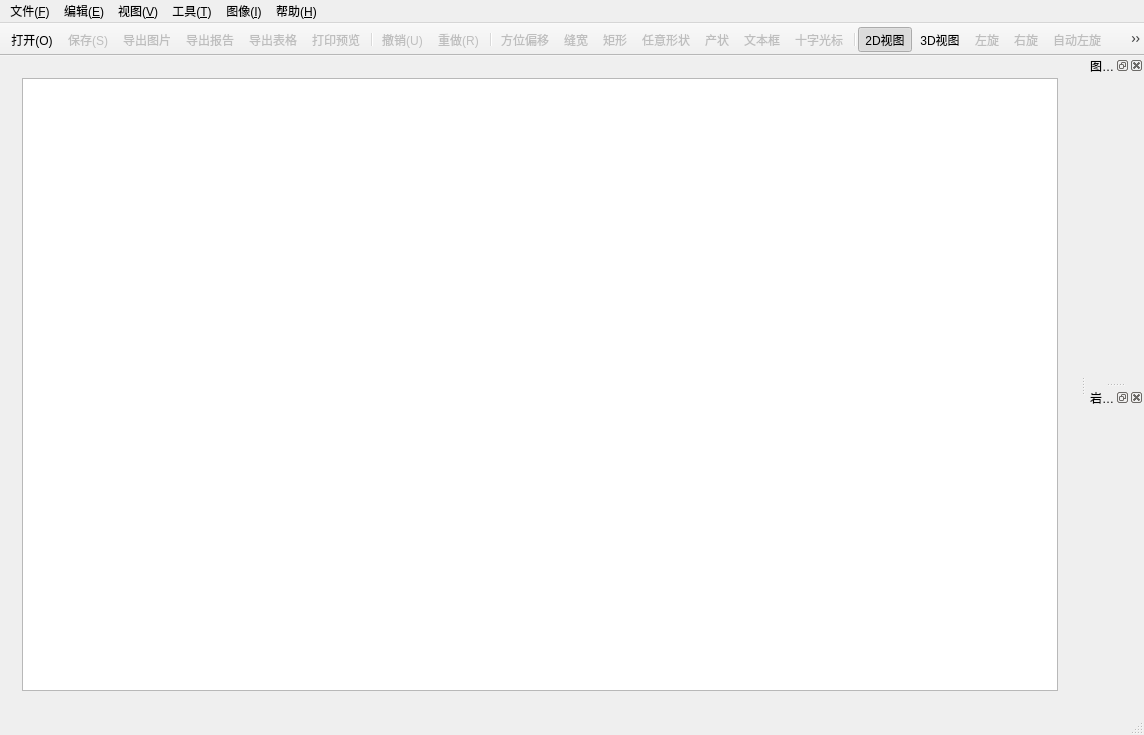
<?xml version="1.0" encoding="UTF-8"?>
<ui version="4.0">
 <class>MainWindow</class>
 <widget class="QMainWindow" name="MainWindow">
  <property name="geometry">
   <rect>
    <x>0</x>
    <y>0</y>
    <width>1144</width>
    <height>735</height>
   </rect>
  </property>
  <property name="windowTitle">
   <string>钻孔电视分析软件</string>
  </property>
  <property name="windowIcon">
   <iconset resource="res.qrc">
    <normaloff>:/res/images/IDT.ico</normaloff>:/res/images/IDT.ico</iconset>
  </property>
  <widget class="QWidget" name="centralWidget">
   <property name="font">
    <font>
     <family>微软雅黑</family>
     <pointsize>10</pointsize>
    </font>
   </property>
   <layout class="QHBoxLayout" name="horizontalLayout">
    <item>
     <widget class="QStackedWidget" name="stackedWidget">
      <property name="currentIndex">
       <number>0</number>
      </property>
      <widget class="QWidget" name="page2d">
       <layout class="QHBoxLayout" name="horizontalLayout_3">
        <item>
         <widget class="GraphicsView" name="graphicsView">
          <property name="dragMode">
           <enum>QGraphicsView::ScrollHandDrag</enum>
          </property>
         </widget>
        </item>
       </layout>
      </widget>
      <widget class="QWidget" name="page3d">
       <layout class="QHBoxLayout" name="layout3D">
        <item>
         <widget class="RollWidget" name="widget3D" native="true"/>
        </item>
       </layout>
      </widget>
     </widget>
    </item>
   </layout>
  </widget>
  <widget class="QMenuBar" name="menuBar">
   <property name="geometry">
    <rect>
     <x>0</x>
     <y>0</y>
     <width>1144</width>
     <height>23</height>
    </rect>
   </property>
   <widget class="QMenu" name="menuFile">
    <property name="title">
     <string>文件(&amp;F)</string>
    </property>
    <widget class="QMenu" name="recentMenu">
     <property name="title">
      <string>最近的文件(&amp;R)</string>
     </property>
     <addaction name="actionClean"/>
    </widget>
    <widget class="QMenu" name="menuExport">
     <property name="enabled">
      <bool>true</bool>
     </property>
     <property name="title">
      <string>导出</string>
     </property>
     <addaction name="actionExportImage"/>
     <addaction name="actionExportWord"/>
     <addaction name="actionExportExcel"/>
    </widget>
    <addaction name="actionOpen"/>
    <addaction name="actionSave"/>
    <addaction name="actionSaveAs"/>
    <addaction name="actionClose"/>
    <addaction name="recentMenu"/>
    <addaction name="separator"/>
    <addaction name="menuExport"/>
    <addaction name="actionPrint"/>
    <addaction name="separator"/>
    <addaction name="actionExit"/>
   </widget>
   <widget class="QMenu" name="menuEdit">
    <property name="title">
     <string>编辑(&amp;E)</string>
    </property>
    <addaction name="actionUndo"/>
    <addaction name="actionRedo"/>
    <addaction name="separator"/>
    <addaction name="actionCut"/>
    <addaction name="actionCopy"/>
    <addaction name="actionPaste"/>
    <addaction name="actionDelete"/>
    <addaction name="separator"/>
    <addaction name="actionSelectAll"/>
   </widget>
   <widget class="QMenu" name="menuTool">
    <property name="title">
     <string>工具(&amp;T)</string>
    </property>
    <addaction name="actionShift"/>
    <addaction name="actionSlitWidth"/>
    <addaction name="actionRectangle"/>
    <addaction name="actionAnyShape"/>
    <addaction name="actionOccurrence"/>
    <addaction name="actionTextbox"/>
    <addaction name="actionCross"/>
   </widget>
   <widget class="QMenu" name="menuImage">
    <property name="title">
     <string>图像(&amp;I)</string>
    </property>
    <addaction name="action2DView"/>
    <addaction name="action3DView"/>
    <addaction name="separator"/>
    <addaction name="actionLeftSpin"/>
    <addaction name="actionRightSpin"/>
    <addaction name="actionAutoLeftSpin"/>
    <addaction name="actionAutoRightSpin"/>
    <addaction name="separator"/>
    <addaction name="actionZoomIn"/>
    <addaction name="actionZoomOut"/>
   </widget>
   <widget class="QMenu" name="menuView">
    <property name="title">
     <string>视图(&amp;V)</string>
    </property>
    <addaction name="actionProjectInfo"/>
    <addaction name="separator"/>
   </widget>
   <widget class="QMenu" name="helpMenu">
    <property name="title">
     <string>帮助(&amp;H)</string>
    </property>
    <addaction name="actionAbout"/>
    <addaction name="actionManual"/>
    <addaction name="actionContact"/>
   </widget>
   <addaction name="menuFile"/>
   <addaction name="menuEdit"/>
   <addaction name="menuView"/>
   <addaction name="menuTool"/>
   <addaction name="menuImage"/>
   <addaction name="helpMenu"/>
  </widget>
  <widget class="QToolBar" name="mainToolBar">
   <property name="windowTitle">
    <string>工具栏</string>
   </property>
   <property name="layoutDirection">
    <enum>Qt::LeftToRight</enum>
   </property>
   <property name="movable">
    <bool>false</bool>
   </property>
   <property name="orientation">
    <enum>Qt::Horizontal</enum>
   </property>
   <property name="iconSize">
    <size>
     <width>20</width>
     <height>20</height>
    </size>
   </property>
   <attribute name="toolBarArea">
    <enum>TopToolBarArea</enum>
   </attribute>
   <attribute name="toolBarBreak">
    <bool>false</bool>
   </attribute>
   <addaction name="actionOpen"/>
   <addaction name="actionSave"/>
   <addaction name="actionExportImage"/>
   <addaction name="actionExportWord"/>
   <addaction name="actionExportExcel"/>
   <addaction name="actionPrint"/>
   <addaction name="separator"/>
   <addaction name="actionUndo"/>
   <addaction name="actionRedo"/>
   <addaction name="separator"/>
   <addaction name="actionShift"/>
   <addaction name="actionSlitWidth"/>
   <addaction name="actionRectangle"/>
   <addaction name="actionAnyShape"/>
   <addaction name="actionOccurrence"/>
   <addaction name="actionTextbox"/>
   <addaction name="actionCross"/>
   <addaction name="separator"/>
   <addaction name="action2DView"/>
   <addaction name="action3DView"/>
   <addaction name="actionLeftSpin"/>
   <addaction name="actionRightSpin"/>
   <addaction name="actionAutoLeftSpin"/>
   <addaction name="actionAutoRightSpin"/>
  </widget>
  <widget class="QStatusBar" name="statusBar"/>
  <widget class="QDockWidget" name="dockWidgetImage">
   <property name="windowTitle">
    <string>图像管理</string>
   </property>
   <attribute name="dockWidgetArea">
    <number>2</number>
   </attribute>
   <widget class="ImageWidget" name="imageWidget"/>
  </widget>
  <widget class="QDockWidget" name="dockWidgetDefect">
   <property name="windowTitle">
    <string>岩芯描述</string>
   </property>
   <attribute name="dockWidgetArea">
    <number>2</number>
   </attribute>
   <widget class="DefectWidget" name="defectWidget"/>
  </widget>
  <action name="actionOpen">
   <property name="icon">
    <iconset resource="res.qrc">
     <normaloff>:/res/images/open.png</normaloff>:/res/images/open.png</iconset>
   </property>
   <property name="text">
    <string>打开(&amp;O)...</string>
   </property>
   <property name="shortcut">
    <string>Ctrl+O</string>
   </property>
  </action>
  <action name="actionClean">
   <property name="text">
    <string>清除菜单(C)</string>
   </property>
  </action>
  <action name="actionSave">
   <property name="enabled">
    <bool>false</bool>
   </property>
   <property name="icon">
    <iconset resource="res.qrc">
     <normaloff>:/res/images/save.png</normaloff>:/res/images/save.png</iconset>
   </property>
   <property name="text">
    <string>保存(&amp;S)</string>
   </property>
   <property name="shortcut">
    <string>Ctrl+S</string>
   </property>
  </action>
  <action name="actionSaveAs">
   <property name="enabled">
    <bool>false</bool>
   </property>
   <property name="icon">
    <iconset resource="res.qrc">
     <normaloff>:/res/images/save-as.png</normaloff>:/res/images/save-as.png</iconset>
   </property>
   <property name="text">
    <string>另存为(&amp;A)...</string>
   </property>
  </action>
  <action name="actionClose">
   <property name="enabled">
    <bool>false</bool>
   </property>
   <property name="icon">
    <iconset resource="res.qrc">
     <normaloff>:/res/images/close.png</normaloff>:/res/images/close.png</iconset>
   </property>
   <property name="text">
    <string>关闭(&amp;C)</string>
   </property>
   <property name="toolTip">
    <string>关闭</string>
   </property>
   <property name="shortcut">
    <string>Ctrl+W</string>
   </property>
  </action>
  <action name="actionExit">
   <property name="icon">
    <iconset resource="res.qrc">
     <normaloff>:/res/images/exit.png</normaloff>:/res/images/exit.png</iconset>
   </property>
   <property name="text">
    <string>退出(&amp;X)</string>
   </property>
   <property name="shortcut">
    <string>Ctrl+Q</string>
   </property>
  </action>
  <action name="actionUndo">
   <property name="enabled">
    <bool>false</bool>
   </property>
   <property name="icon">
    <iconset resource="res.qrc">
     <normaloff>:/res/images/undo.png</normaloff>:/res/images/undo.png</iconset>
   </property>
   <property name="text">
    <string>撤销(&amp;U)</string>
   </property>
   <property name="shortcut">
    <string>Ctrl+Z</string>
   </property>
  </action>
  <action name="actionRedo">
   <property name="enabled">
    <bool>false</bool>
   </property>
   <property name="icon">
    <iconset resource="res.qrc">
     <normaloff>:/res/images/redo.png</normaloff>:/res/images/redo.png</iconset>
   </property>
   <property name="text">
    <string>重做(&amp;R)</string>
   </property>
   <property name="shortcut">
    <string>Ctrl+Y</string>
   </property>
  </action>
  <action name="actionCut">
   <property name="enabled">
    <bool>false</bool>
   </property>
   <property name="icon">
    <iconset resource="res.qrc">
     <normaloff>:/res/images/cut.png</normaloff>:/res/images/cut.png</iconset>
   </property>
   <property name="text">
    <string>剪切(&amp;T)</string>
   </property>
   <property name="shortcut">
    <string>Ctrl+X</string>
   </property>
  </action>
  <action name="actionCopy">
   <property name="enabled">
    <bool>false</bool>
   </property>
   <property name="icon">
    <iconset resource="res.qrc">
     <normaloff>:/res/images/copy.png</normaloff>:/res/images/copy.png</iconset>
   </property>
   <property name="text">
    <string>复制(&amp;C)</string>
   </property>
   <property name="shortcut">
    <string>Ctrl+C</string>
   </property>
  </action>
  <action name="actionPaste">
   <property name="enabled">
    <bool>false</bool>
   </property>
   <property name="icon">
    <iconset resource="res.qrc">
     <normaloff>:/res/images/paste.png</normaloff>:/res/images/paste.png</iconset>
   </property>
   <property name="text">
    <string>粘贴(&amp;P)</string>
   </property>
   <property name="shortcut">
    <string>Ctrl+V</string>
   </property>
  </action>
  <action name="actionDelete">
   <property name="enabled">
    <bool>false</bool>
   </property>
   <property name="icon">
    <iconset resource="res.qrc">
     <normaloff>:/res/images/delete.png</normaloff>:/res/images/delete.png</iconset>
   </property>
   <property name="text">
    <string>删除(&amp;D)</string>
   </property>
   <property name="shortcut">
    <string>Del</string>
   </property>
  </action>
  <action name="actionSelectAll">
   <property name="icon">
    <iconset resource="res.qrc">
     <normaloff>:/res/images/select-all.png</normaloff>:/res/images/select-all.png</iconset>
   </property>
   <property name="text">
    <string>全选(&amp;A)</string>
   </property>
   <property name="shortcut">
    <string>Ctrl+A</string>
   </property>
  </action>
  <action name="actionAbout">
   <property name="icon">
    <iconset resource="res.qrc">
     <normaloff>:/res/images/about.png</normaloff>:/res/images/about.png</iconset>
   </property>
   <property name="text">
    <string>关于</string>
   </property>
  </action>
  <action name="actionManual">
   <property name="text">
    <string>使用手册</string>
   </property>
  </action>
  <action name="actionContact">
   <property name="icon">
    <iconset resource="res.qrc">
     <normaloff>:/res/images/contect.png</normaloff>:/res/images/contect.png</iconset>
   </property>
   <property name="text">
    <string>联系我们</string>
   </property>
  </action>
  <action name="action2DView">
   <property name="checkable">
    <bool>true</bool>
   </property>
   <property name="checked">
    <bool>true</bool>
   </property>
   <property name="icon">
    <iconset resource="res.qrc">
     <normaloff>:/res/images/2D.png</normaloff>:/res/images/2D.png</iconset>
   </property>
   <property name="text">
    <string>2D视图</string>
   </property>
  </action>
  <action name="action3DView">
   <property name="checkable">
    <bool>true</bool>
   </property>
   <property name="icon">
    <iconset resource="res.qrc">
     <normaloff>:/res/images/3D.png</normaloff>:/res/images/3D.png</iconset>
   </property>
   <property name="text">
    <string>3D视图</string>
   </property>
  </action>
  <action name="actionLeftSpin">
   <property name="enabled">
    <bool>false</bool>
   </property>
   <property name="icon">
    <iconset resource="res.qrc">
     <normaloff>:/res/images/left-spin.png</normaloff>:/res/images/left-spin.png</iconset>
   </property>
   <property name="text">
    <string>左旋</string>
   </property>
  </action>
  <action name="actionRightSpin">
   <property name="enabled">
    <bool>false</bool>
   </property>
   <property name="icon">
    <iconset resource="res.qrc">
     <normaloff>:/res/images/right-spin.png</normaloff>:/res/images/right-spin.png</iconset>
   </property>
   <property name="text">
    <string>右旋</string>
   </property>
  </action>
  <action name="actionAutoLeftSpin">
   <property name="enabled">
    <bool>false</bool>
   </property>
   <property name="icon">
    <iconset resource="res.qrc">
     <normaloff>:/res/images/auto-left-spin.png</normaloff>:/res/images/auto-left-spin.png</iconset>
   </property>
   <property name="text">
    <string>自动左旋</string>
   </property>
  </action>
  <action name="actionAutoRightSpin">
   <property name="enabled">
    <bool>false</bool>
   </property>
   <property name="icon">
    <iconset resource="res.qrc">
     <normaloff>:/res/images/auto-right-spin.png</normaloff>:/res/images/auto-right-spin.png</iconset>
   </property>
   <property name="text">
    <string>自动右旋</string>
   </property>
  </action>
  <action name="actionZoomIn">
   <property name="icon">
    <iconset resource="res.qrc">
     <normaloff>:/res/images/zoom-in.png</normaloff>:/res/images/zoom-in.png</iconset>
   </property>
   <property name="text">
    <string>放大</string>
   </property>
  </action>
  <action name="actionZoomOut">
   <property name="icon">
    <iconset resource="res.qrc">
     <normaloff>:/res/images/zoom-out.png</normaloff>:/res/images/zoom-out.png</iconset>
   </property>
   <property name="text">
    <string>缩小</string>
   </property>
  </action>
  <action name="actionProjectInfo">
   <property name="text">
    <string>工程属性</string>
   </property>
   <property name="shortcut">
    <string>Ctrl+I</string>
   </property>
  </action>
  <action name="actionShortcutTool">
   <property name="checkable">
    <bool>true</bool>
   </property>
   <property name="checked">
    <bool>true</bool>
   </property>
   <property name="text">
    <string>快捷工具栏</string>
   </property>
  </action>
  <action name="actionDrillCoreView">
   <property name="checkable">
    <bool>true</bool>
   </property>
   <property name="checked">
    <bool>true</bool>
   </property>
   <property name="text">
    <string>岩芯描述管理栏</string>
   </property>
  </action>
  <action name="actionImageParamsView">
   <property name="checkable">
    <bool>true</bool>
   </property>
   <property name="checked">
    <bool>true</bool>
   </property>
   <property name="text">
    <string>图像浏览参数栏</string>
   </property>
  </action>
  <action name="actionPrint">
   <property name="enabled">
    <bool>false</bool>
   </property>
   <property name="icon">
    <iconset resource="res.qrc">
     <normaloff>:/res/images/print.png</normaloff>:/res/images/print.png</iconset>
   </property>
   <property name="text">
    <string>打印预览</string>
   </property>
   <property name="shortcut">
    <string>Ctrl+P</string>
   </property>
  </action>
  <action name="actionExportImage">
   <property name="enabled">
    <bool>false</bool>
   </property>
   <property name="icon">
    <iconset resource="res.qrc">
     <normaloff>:/res/images/save-img.png</normaloff>:/res/images/save-img.png</iconset>
   </property>
   <property name="text">
    <string>导出图片</string>
   </property>
  </action>
  <action name="actionExportWord">
   <property name="enabled">
    <bool>false</bool>
   </property>
   <property name="icon">
    <iconset resource="res.qrc">
     <normaloff>:/res/images/save-document.png</normaloff>:/res/images/save-document.png</iconset>
   </property>
   <property name="text">
    <string>导出报告</string>
   </property>
  </action>
  <action name="actionShift">
   <property name="checkable">
    <bool>true</bool>
   </property>
   <property name="enabled">
    <bool>false</bool>
   </property>
   <property name="icon">
    <iconset resource="res.qrc">
     <normaloff>:/res/images/shift.png</normaloff>:/res/images/shift.png</iconset>
   </property>
   <property name="text">
    <string>方位偏移</string>
   </property>
  </action>
  <action name="actionSlitWidth">
   <property name="checkable">
    <bool>true</bool>
   </property>
   <property name="enabled">
    <bool>false</bool>
   </property>
   <property name="icon">
    <iconset resource="res.qrc">
     <normaloff>:/res/images/width.png</normaloff>:/res/images/width.png</iconset>
   </property>
   <property name="text">
    <string>缝宽</string>
   </property>
  </action>
  <action name="actionRectangle">
   <property name="checkable">
    <bool>true</bool>
   </property>
   <property name="enabled">
    <bool>false</bool>
   </property>
   <property name="icon">
    <iconset resource="res.qrc">
     <normaloff>:/res/images/rectangle.PNG</normaloff>:/res/images/rectangle.PNG</iconset>
   </property>
   <property name="text">
    <string>矩形</string>
   </property>
  </action>
  <action name="actionAnyShape">
   <property name="checkable">
    <bool>true</bool>
   </property>
   <property name="enabled">
    <bool>false</bool>
   </property>
   <property name="icon">
    <iconset resource="res.qrc">
     <normaloff>:/res/images/anyshape.PNG</normaloff>:/res/images/anyshape.PNG</iconset>
   </property>
   <property name="text">
    <string>任意形状</string>
   </property>
  </action>
  <action name="actionOccurrence">
   <property name="checkable">
    <bool>true</bool>
   </property>
   <property name="enabled">
    <bool>false</bool>
   </property>
   <property name="icon">
    <iconset resource="res.qrc">
     <normaloff>:/res/images/occurance.png</normaloff>:/res/images/occurance.png</iconset>
   </property>
   <property name="text">
    <string>产状</string>
   </property>
  </action>
  <action name="actionTextbox">
   <property name="checkable">
    <bool>true</bool>
   </property>
   <property name="enabled">
    <bool>false</bool>
   </property>
   <property name="icon">
    <iconset resource="res.qrc">
     <normaloff>:/res/images/text.png</normaloff>:/res/images/text.png</iconset>
   </property>
   <property name="text">
    <string>文本框</string>
   </property>
  </action>
  <action name="actionCross">
   <property name="checkable">
    <bool>false</bool>
   </property>
   <property name="enabled">
    <bool>false</bool>
   </property>
   <property name="icon">
    <iconset resource="res.qrc">
     <normaloff>:/res/images/corss-cursor.png</normaloff>:/res/images/corss-cursor.png</iconset>
   </property>
   <property name="text">
    <string>十字光标</string>
   </property>
  </action>
  <action name="actionExportExcel">
   <property name="enabled">
    <bool>false</bool>
   </property>
   <property name="icon">
    <iconset resource="res.qrc">
     <normaloff>:/res/images/save-table.png</normaloff>:/res/images/save-table.png</iconset>
   </property>
   <property name="text">
    <string>导出表格</string>
   </property>
  </action>
 </widget>
 <layoutdefault spacing="6" margin="11"/>
 <customwidgets>
  <customwidget>
   <class>ImageWidget</class>
   <extends>QWidget</extends>
   <header>imagewidget.h</header>
   <container>1</container>
  </customwidget>
  <customwidget>
   <class>DefectWidget</class>
   <extends>QWidget</extends>
   <header>defectwidget.h</header>
   <container>1</container>
  </customwidget>
  <customwidget>
   <class>GraphicsView</class>
   <extends>QGraphicsView</extends>
   <header>GraphicsView.h</header>
  </customwidget>
  <customwidget>
   <class>RollWidget</class>
   <extends>QWidget</extends>
   <header>RollWidget.h</header>
   <container>1</container>
  </customwidget>
 </customwidgets>
 <resources>
  <include location="res.qrc"/>
 </resources>
 <connections>
  <connection>
   <sender>actionExit</sender>
   <signal>triggered()</signal>
   <receiver>MainWindow</receiver>
   <slot>close()</slot>
   <hints>
    <hint type="sourcelabel">
     <x>-1</x>
     <y>-1</y>
    </hint>
    <hint type="destinationlabel">
     <x>471</x>
     <y>277</y>
    </hint>
   </hints>
  </connection>
 </connections>
</ui>
